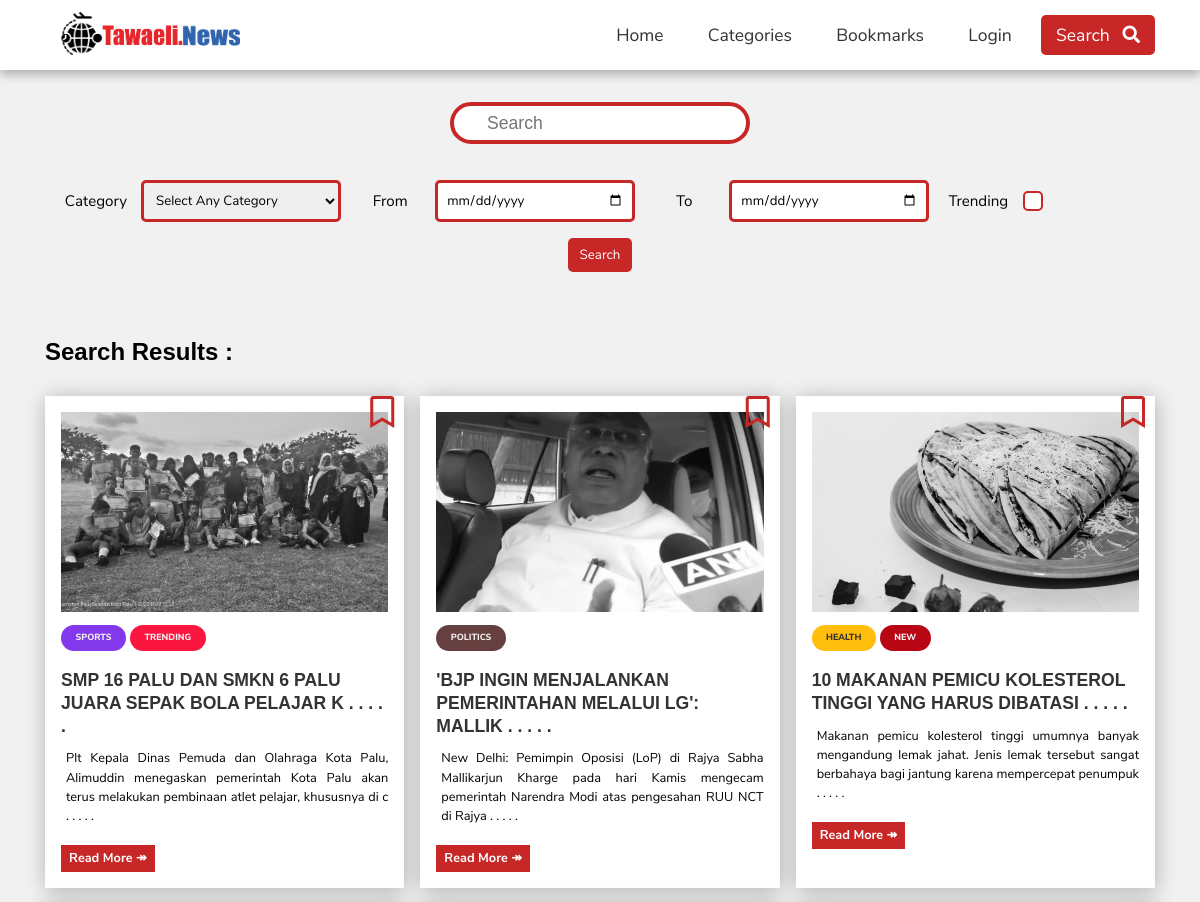
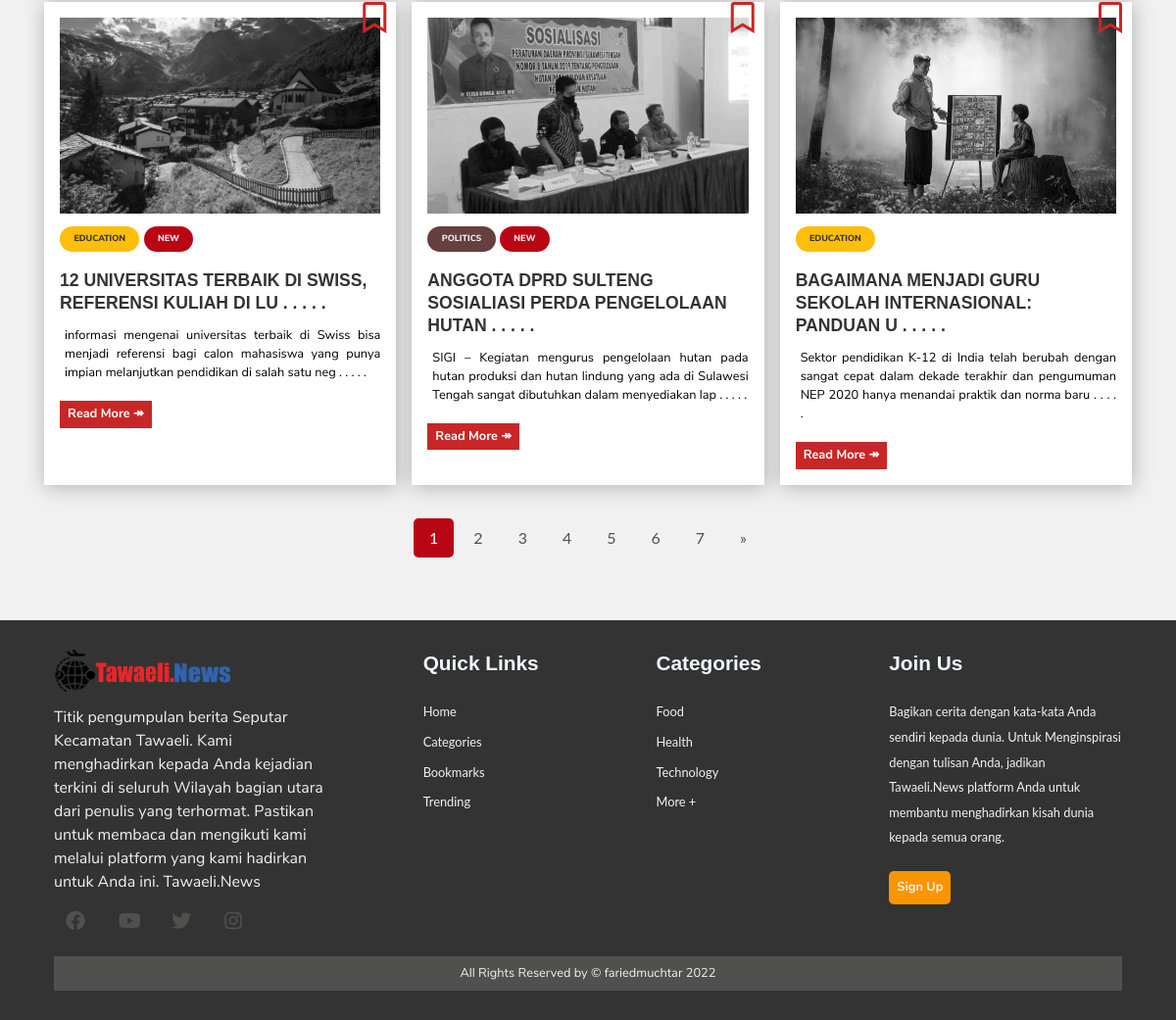
Screenshot of /search.php with the database file from the repository (2 pictures, top to bottom).
### tables this page shows
CREATE TABLE `article` (
  `article_id` int(11) NOT NULL,
  `category_id` int(11) NOT NULL,
  `author_id` int(11) NOT NULL,
  `article_title` varchar(250) NOT NULL,
  `article_image` varchar(200) NOT NULL,
  `article_description` text NOT NULL,
  `article_date` date NOT NULL,
  `article_trend` tinyint(4) NOT NULL,
  `article_active` tinyint(4) NOT NULL
);

CREATE TABLE `category` (
  `category_id` int(11) NOT NULL,
  `category_name` varchar(45) NOT NULL,
  `category_color` varchar(35) NOT NULL,
  `category_image` varchar(250) NOT NULL,
  `category_description` varchar(350) NOT NULL
);

### search.php (the view, shortened to what this page needs)
<?php
  require('./includes/nav.inc.php');
?>
<section class="search-box">
  <div class="container p-2">
    <form method="GET" class="search-article">
      <div class="box-container d-flex">
        <table class=".search-table">
          <tr>
            <td>
              <input class="search-input" type="text" name="name" id="name" placeholder="Search" autocomplete="off" />
            </td>
          </tr>
        </table>
      </div>
      <div class="filters">
        <div>
          <label for="category_select">Category</label>
          <select name="category_select" id="category_select">
            <option value="">Select Any Category</option>
          </select>
        </div>
        <div>
          <label for="from_date">From</label>
          <input type="date" name="from_date" id="from_date" max="<?php echo date("Y-m-d") ?>">
        </div>
        <div>
          <label for="to_date">To</label>
          <input type="date" name="to_date" id="to_date" max="<?php echo date("Y-m-d") ?>">
        </div>
        <div>
          <label for="trending">Trending</label>
          <input type="checkbox" name="trending" id="trending" value="1">
        </div>
      </div>
      <center>
        <button type="submit" name="search" class="btn btn-primary">Search</button>
      </center>
    </form>
  </div>
</section>
<section class="py-1 category-list">
  <div class="container">
    <h2 class="search-heading">Search Results :</h2>
    <div class="card-container">
      <?php
        $limit = 6;
        if(isset($_GET['page'])) {
          $page = $_GET['page'];
        }
        else {
          $page = 1;
        }
        $offset = ($page - 1) * $limit;
        $trending = "";
        $cat_id = "";
        $name = "";
        $from_date = "";
        $to_date = "";
        $searchQuery = "SELECT * FROM article WHERE ";
        if($cat_id != "") {
          $searchQuery .= "category_id = {$cat_id}";
        }
        else {
          $searchQuery .= "category_id IS NOT NULL";
        }
        if($name != "") {
          $searchQuery .= ' AND article_title LIKE "%'.$name.'%"';
        }
        else {
          $searchQuery .= " AND article_title IS NOT NULL";
        }
        if($trending != "") {
          $searchQuery .= " AND article_trend = 1";
        }
        else {
          $searchQuery .= " AND article_trend IS NOT NULL";
        }
        $searchQuery .= " AND article_active = 1 ";
        $searchQuery1 = $searchQuery." ORDER BY article_title LIMIT {$offset}, {$limit}";
        $searchResult = mysqli_query($con, $searchQuery1);
        $row = mysqli_num_rows($searchResult);
        if($row  > 0) {
          while($data = mysqli_fetch_assoc($searchResult)) {
            $article_id = $data['article_id'];
            $category_id = $data['category_id'];
            $article_title = $data['article_title'];
            $article_image = $data['article_image'];
            $article_desc = $data['article_description'];
            $article_date = $data['article_date'];
            $article_trend = $data['article_trend'];
            $article_title = substr($article_title,0,55).' . . . . .';
            $article_desc = substr($article_desc,0,150).' . . . . .';
            $new = false;
            $tdy = time();
            $article_date = strtotime($article_date);
            $datediff = $tdy - $article_date;
            $datediff = round($datediff / (60*60*24));
            if($datediff < 2) {
              $new = true;
            }
            $categorysql = "SELECT category_name, category_color
                            FROM category
                            WHERE category_id = {$category_id}";
            $categoryres = mysqli_query($con, $categorysql);
            $categorydata = mysqli_fetch_assoc($categoryres);
            $bookmarked = false;
            $category_color = $categorydata['category_color'];
            $category_name = $categorydata['category_name'];
            createArticleCard($article_title, $article_image,
                $article_desc, $category_name, $category_id,$article_id,
                $category_color, $new, $article_trend, $bookmarked);
          }
        }
        else {
          echo"</div>";
          createNoArticlesCard();
        }
        $paginationResult = mysqli_query($con, $searchQuery);
        if(mysqli_num_rows($paginationResult) > 0) {
          $total_articles = mysqli_num_rows($paginationResult);
          $total_page = ceil($total_articles / $limit);
          echo "</div>";
        ?>
      <div class="text-center py-2">
        <div class="pagination">
          <?php
            for($i = 1; $i <= $total_page; $i++) {
              $active = "";
              if($i == $page) {
                $active = "page-active";
              }
              echo '<a href="search.php?page='.$i.'&category_select='.$cat_id.'&name='.$name.'&from_date='.$from_date.'&to_date='.$to_date.'&trending='.$trending.'" class="'.$active.'">'.$i.'</a>';
            }
            if($total_page > $page){
              echo '<a href="search.php?page='.($page + 1).'&category_select='.$cat_id.'&name='.$name.'&from_date='.$from_date.'&to_date='.$to_date.'&trending='.$trending.'">&raquo;</a>';
            }
          }
      ?>
        </div>
      </div>
    </div>
</section>
<?php
  require('./includes/footer.inc.php');
?>

### includes/functions.inc.php (shortened to what this page needs)
<?php
  function createArticleCard($title, $img, $data, $category, $cat_id, $id, $color, $new, $trend, $marked) {
    echo '
    <article class="card">
      <a href="';
    if(isset($_SESSION['USER_LOGGED_IN'])) {
      if($marked) {
        echo 'remove-bookmark.php?id='.$id;
      }
      else {
        echo 'add-bookmark.php?id='.$id;
      }
    }
    else {
      echo 'bookmarks.php';
    }
    echo '" class="bookmark" title="';
    if($marked) {
      echo 'Remove from Bookmarks">
      <i class="fas fa-bookmark"></i>
    </a>';
    }
    else {
      echo 'Add to Bookmarks">
      <i class="far fa-bookmark"></i>
    </a>';
    }
    echo '<div class="card-img">
        <img src="./assets/images/articles/'.$img.'" />
      </div>
      <div>
        <div class="tag '.$color.'"><a href="articles.php?id='.$cat_id.'">'.$category.'</a></div>';
    if($new){
      echo '  <div class="tag tag-new">NEW</div>';
    }
    if($trend) {
      echo '  <div class="tag tag-trend"><a href="search.php?trending=1">TRENDING</a></div>';
    }
    echo '
        <h3 class="card-title" href="./article.html">
          '.$title.'
        </h3>
        <p class="card-data">
          '.$data.'
        </p>
        <a href="news.php?id='.$id.'" class="btn btn-card">Read More <span>&twoheadrightarrow; </span>
        </a>
      </div>
    </article>';
  }
?>

### includes/footer.inc.php (shortened to what this page needs)
<footer class="footer">
  <div class="footer-left">
    <a href="./index.php"><img src="./assets/images/Tawaeli.png" /></a>
    <p>
      Titik pengumpulan berita Seputar Kecamatan Tawaeli. Kami menghadirkan kepada Anda kejadian terkini di seluruh Wilayah bagian utara dari
      penulis yang terhormat. Pastikan untuk membaca dan mengikuti kami melalui platform yang kami hadirkan untuk Anda ini. Tawaeli.News
    </p>
    <div class="socials">
      <a href="#"><i class="fab fa-facebook"></i></a>
      <a href="#"><i class="fab fa-youtube"></i></a>
      <a href="#"><i class="fab fa-twitter"></i></a>
      <a href="https://www.instagram.com/fariedmuchtar_/"><i class="fab fa-instagram"></i></a>
    </div>
  </div>
  <ul class="footer-right">
    <li>
      <h2>Quick Links</h2>
      <ul class="box">
        <li><a href="./index.php">Home</a></li>
        <li><a href="./categories.php">Categories</a></li>
        <li><a href="./bookmarks.php">Bookmarks</a></li>
        <li><a href="./search.php?trending=1">Trending</a></li>
      </ul>
    </li>
    <li>
      <h2>Categories</h2>
      <ul class="box">
        <?php
        $categoryQuery = " SELECT  category_id, category_name
                            FROM category
                            ORDER BY RAND() LIMIT 3";
        $result = mysqli_query($con, $categoryQuery);
        $row = mysqli_num_rows($result);
        if ($row > 0) {
          while ($data = mysqli_fetch_assoc($result)) {
            $category_id = $data['category_id'];
            $category_name = $data['category_name'];
        ?>
            <li><a href="articles.php?id=<?php echo $category_id ?>"><?php echo $category_name ?></a></li>
        <?php
          }
        }
        ?>
        <li><a href="./categories.php">More +</a></li>
      </ul>
    </li>
    <li>
      <h2>Join Us</h2>
      <ul class="box">
        <li>
          Bagikan cerita dengan kata-kata Anda sendiri kepada dunia. Untuk Menginspirasi dengan tulisan Anda,
          jadikan Tawaeli.News platform Anda untuk membantu menghadirkan kisah dunia kepada semua orang.
        </li>
        <a href="./author-login.php" class="my-1 btn btn-secondary">Sign Up</a>
      </ul>
    </li>
  </ul>
  <div class="footer-bottom">
    <p>All Rights Reserved by &copy; fariedmuchtar <?php echo date("Y") ?></p>
  </div>
</footer>
</body>
</html>

### assets/css/partials/1-variables.css (style rules this page uses)
:root { --primary-color: #c72727; --secondary-color: #f99500; --light-color: #f1f1f1; --dark-color: #50514f; --black-color: #333333; --tag-trend-color: #fa163f; --tag-yellow-color: #ffbe0b; --tag-purple-color: #8338ec; --tag-blue-color: #3a86ff; --tag-green-color: #00ff73; --tag-orange-color: #ef4339; --tag-pink-color: #ff0a54; --tag-brown-color: #663f3f; --hover-color: #ee4444; --active-color: #b90615; --ts-vs: 0.56rem; --ts-sml: 0.8rem; --ts-md: 1.1rem; --ts-lg: 1.25rem; --hs-vs: 1.3rem; --hs-sml: 2rem; --hs-md: 2.5rem; --hs-lg: 3rem; --ff-monts: "Montserrat", sans-serif; --ff-nunito: "Nunito Sans", sans-serif; --ff-noto: "Noto Serif", serif; --ff-robo: "Roboto", sans-serif; --border-radius: 5px; }

### assets/css/partials/3-typography.css (style rules this page uses)
h1, h2, h3, h4, h5, h6 { font-family: var(--ff-monts); margin-bottom: 0.75rem; line-height: 1.3; }
p { font-family: var(--ff-nunito); margin: 0.5rem 0; }
.py-1 { padding: 1.5rem 0; }
.py-2 { padding: 2rem 0; }
.p-2 { padding: 2rem; }
.my-1 { margin: 1rem 0; }
.text-center { text-align: center; }
.search-heading { line-height: 2; margin-bottom: 20px; }

### assets/css/partials/4-component.css (style rules this page uses)
.d-flex { display: flex; justify-content: center; align-items: center; }
.container { width: 100%; padding-right: 15px; padding-left: 15px; margin-right: auto; margin-left: auto; }
.tag { display: inline-block; font-family: var(--ff-nunito); font-size: var(--ts-sml); font-weight: 800; text-transform: uppercase; color: var(--light-color); padding: 0.4rem 0.9rem; border-radius: 14px; margin-bottom: 0.5rem; }
.tag a { color: var(--light-color); }
.tag-trend { background: var(--tag-trend-color); }
.tag-yellow { color: var(--black-color); background: var(--tag-yellow-color); }
.tag-yellow a { color: var(--black-color); }
.tag-purple { background: var(--tag-purple-color); }
.tag-brown { background: var(--tag-brown-color); }
.tag-new { background: var(--active-color); }
.btn { display: inline-block; border: none; background: var(--dark-color); color: #fff; text-decoration: none; font-family: var(--ff-nunito); padding: 0.5rem 0.75rem; border-radius: var(--border-radius); transition: all 200ms ease-in-out; }
.btn-primary { background: var(--primary-color); }
.btn-secondary { background: var(--secondary-color); font-weight: 700; padding: 0.25rem 0.5rem; font-size: var(--ts-sml); }
.btn-card { font-weight: 700; background: var(--primary-color); padding: 0.25rem 0.5rem; font-size: var(--ts-sml); border-radius: 0; }
.btn-card span { transition: all 200ms ease-in-out; }
.card { background: #fff; position: relative; padding: 1rem; overflow: hidden; box-shadow: 1px 2px 20px rgba(0, 0, 0, 0.268); }
.card .tag { font-size: var(--ts-vs); font-weight: 800; }
.card .card-img { overflow: hidden; height: 200px; margin-bottom: 10px; }
.card .card-img img { object-fit: cover; filter: grayscale(1); transition: all 250ms ease-in-out; height: inherit; }
.card .card-title { color: #333; font-family: var(--ff-monts); font-size: var(--ts-md); font-weight: 800; padding-top: 10px; text-transform: uppercase; transition: all 250ms ease-in-out; }
.card .card-data { font-size: var(--ts-sml); padding-bottom: 10px; padding-left: 5px; text-align: justify; }
.card .bookmark { position: absolute; z-index: 1; top: 0; right: 10px; }
.card .bookmark i { font-size: 2rem; color: var(--primary-color); }
.pagination { display: inline-block; }
.pagination a { float: left; padding: 8px 16px; margin: 2px; transition: all 200ms ease-in-out; }
.pagination a.page-active { background-color: var(--active-color); color: white; border-radius: var(--border-radius); }

### assets/css/responsivity/media-queries.css (style rules this page uses)
@media (min-width: 576px) { .container { width: 540px; } }
@media (min-width: 768px) { .container { width: 720px; } }
@media (min-width: 992px) { .container { width: 960px; } }
@media (min-width: 1200px) { .container { width: 1140px; } }
@media (min-width: 576px) { .card-container { grid-template-columns: repeat(1, 1fr); } }
@media (min-width: 768px) { .card-container { grid-template-columns: repeat(2, 1fr); } }
@media (min-width: 992px) { .card-container { grid-template-columns: repeat(3, 1fr); } }
@media (min-width: 700px) { .footer-right > * { flex: 1; } }
@media (min-width: 700px) { .footer-left { flex: 1 0px; } }
@media (min-width: 700px) { .footer-right { flex: 2 0px; } }

### rows the page displays
article: article_image (picture), category.category_name "SPORTS", article_trend "TRENDING", article_title "SMP 16 PALU DAN SMKN 6 PALU JUARA SEPAK BOLA PELAJAR K . . . . .", article_description "Plt Kepala Dinas Pemuda dan Olahraga Kota Palu, Alimuddin menegaskan pemerintah Kota Palu akan terus melakukan pembinaan atlet pelajar, khususnya di c . . . . ."
article: article_image (picture), category.category_name "POLITICS", article_title "'BJP INGIN MENJALANKAN PEMERINTAHAN MELALUI LG': MALLIK . . . . .", article_description "New Delhi: Pemimpin Oposisi (LoP) di Rajya Sabha Mallikarjun Kharge pada hari Kamis mengecam pemerintah Narendra Modi atas pengesahan RUU NCT di Rajya . . . . ."
article: article_image (picture), category.category_name "HEALTH", article_date "NEW", article_title "10 MAKANAN PEMICU KOLESTEROL TINGGI YANG HARUS DIBATASI . . . . .", article_description "Makanan pemicu kolesterol tinggi umumnya banyak mengandung lemak jahat. Jenis lemak tersebut sangat berbahaya bagi jantung karena mempercepat penumpuk . . . . ."
article: article_image (picture), category.category_name "EDUCATION", article_date "NEW", article_title "12 UNIVERSITAS TERBAIK DI SWISS, REFERENSI KULIAH DI LU . . . . .", article_description "informasi mengenai universitas terbaik di Swiss bisa menjadi referensi bagi calon mahasiswa yang punya impian melanjutkan pendidikan di salah satu neg . . . . ."
article: article_image (picture), category.category_name "POLITICS", article_date "NEW", article_title "ANGGOTA DPRD SULTENG SOSIALIASI PERDA PENGELOLAAN HUTAN . . . . .", article_description "SIGI – Kegiatan mengurus pengelolaan hutan pada hutan produksi dan hutan lindung yang ada di Sulawesi Tengah sangat dibutuhkan dalam menyediakan lap . . . . ."
article: article_image (picture), category.category_name "EDUCATION", article_title "BAGAIMANA MENJADI GURU SEKOLAH INTERNASIONAL: PANDUAN U . . . . .", article_description "Sektor pendidikan K-12 di India telah berubah dengan sangat cepat dalam dekade terakhir dan pengumuman NEP 2020 hanya menandai praktik dan norma baru . . . . ."
category: category_name "Food"
category: category_name "Health"
category: category_name "Technology"
